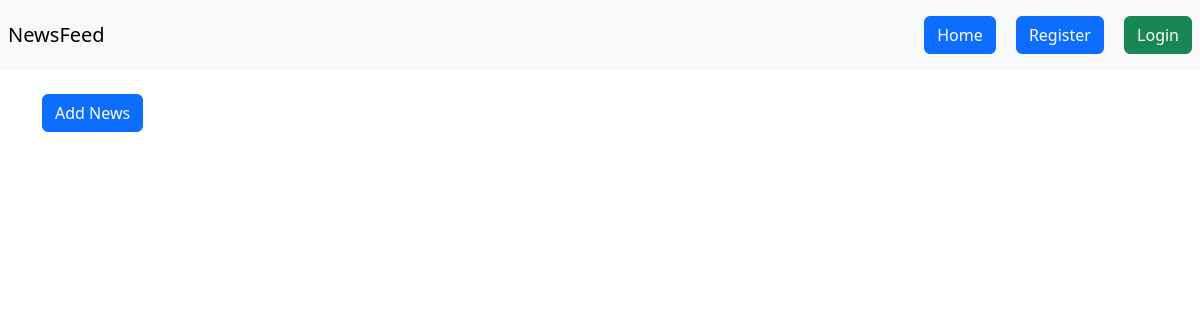
The app's page /newsfeed/, older data.
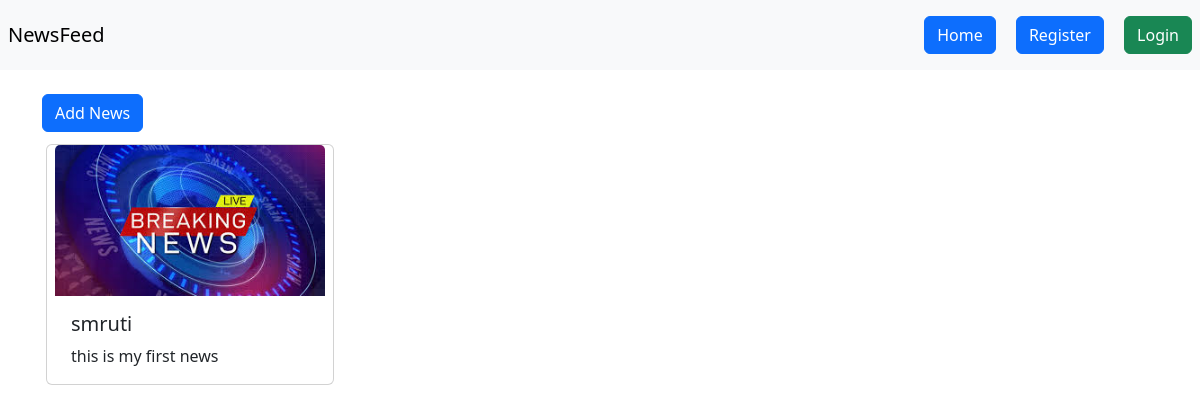
The same page, newer data.
### newsfeed/models.py (models this page shows, shortened)
class News(models.Model):
    user = models.ForeignKey(User, on_delete=models.CASCADE)
    text = models.TextField(max_length=500)
    photo = models.ImageField(upload_to='photos/', blank = True, null = True)
    created_at = models.DateTimeField(auto_now_add=True)
    updated_at = models.DateTimeField(auto_now=True)

### newsfeed/views.py (the view)
# urls.py: path('', views.news_list, name='news_list'),
def news_list(request):
    newsList = News.objects.all().order_by('-created_at')
    return render(request, 'news_list.html', {'newsList':newsList})

### newsfeed/templates/news_list.html (shortened to what this page needs)
{% extends "layout.html" %}
{% block content %}
<a class="btn btn-primary my-4" href="{% url "news_create" %}">Add News</a>
<div class="container row g-3">
    {% for news in  newsList %}
    <div class="card m-1" style="width: 18rem;">
  <img class="card-img-top" src="{{news.photo.url}}" alt="Card image cap">
  <div class="card-body">
    <h5 class="card-title">{{news.user.username}}</h5>
    <p class="card-text">{{news.text}}</p>
  </div>
</div>
    {% endfor %}
</div>
{% endblock %}

Row changes from the older to the newer data that the page shows:
added News: photo (picture), user.username "smruti", text "this is my first news"
